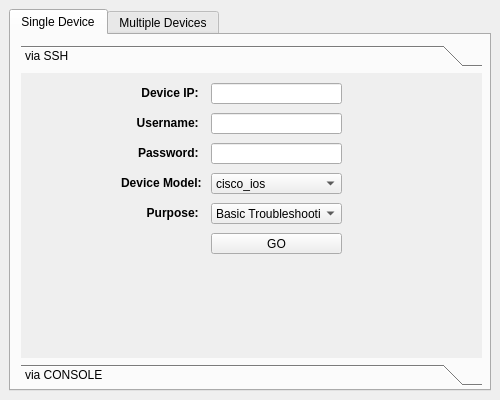
<?xml version="1.0" encoding="UTF-8"?>
<ui version="4.0">
 <class>MainWindow</class>
 <widget class="QMainWindow" name="MainWindow">
  <property name="geometry">
   <rect>
    <x>0</x>
    <y>0</y>
    <width>500</width>
    <height>400</height>
   </rect>
  </property>
  <property name="maximumSize">
   <size>
    <width>500</width>
    <height>400</height>
   </size>
  </property>
  <property name="windowTitle">
   <string>DevMon</string>
  </property>
  <property name="windowIcon">
   <iconset>
    <normaloff>logo.png</normaloff>logo.png</iconset>
  </property>
  <widget class="QWidget" name="centralwidget">
   <layout class="QGridLayout" name="gridLayout">
    <item row="0" column="0">
     <widget class="QTabWidget" name="tabWidget">
      <property name="currentIndex">
       <number>0</number>
      </property>
      <widget class="QWidget" name="single_device_tab">
       <attribute name="title">
        <string>Single Device</string>
       </attribute>
       <widget class="QToolBox" name="single_device_toolbox">
        <property name="geometry">
         <rect>
          <x>10</x>
          <y>10</y>
          <width>461</width>
          <height>341</height>
         </rect>
        </property>
        <property name="currentIndex">
         <number>0</number>
        </property>
        <widget class="QWidget" name="via_ssh_page">
         <property name="geometry">
          <rect>
           <x>0</x>
           <y>0</y>
           <width>461</width>
           <height>297</height>
          </rect>
         </property>
         <attribute name="label">
          <string>via SSH</string>
         </attribute>
         <widget class="QLabel" name="device_ip">
          <property name="geometry">
           <rect>
            <x>100</x>
            <y>10</y>
            <width>81</width>
            <height>21</height>
           </rect>
          </property>
          <property name="text">
           <string>&lt;html&gt;&lt;head/&gt;&lt;body&gt;&lt;p align=&quot;right&quot;&gt;&lt;span style=&quot; font-weight:600;&quot;&gt;Device IP: &lt;/span&gt;&lt;/p&gt;&lt;/body&gt;&lt;/html&gt;</string>
          </property>
          <property name="textFormat">
           <enum>Qt::RichText</enum>
          </property>
         </widget>
         <widget class="QLineEdit" name="device_ip_entry">
          <property name="geometry">
           <rect>
            <x>190</x>
            <y>10</y>
            <width>131</width>
            <height>21</height>
           </rect>
          </property>
         </widget>
         <widget class="QComboBox" name="model_ssh_combobox">
          <property name="geometry">
           <rect>
            <x>190</x>
            <y>100</y>
            <width>131</width>
            <height>21</height>
           </rect>
          </property>
          <item>
           <property name="text">
            <string>cisco_ios</string>
           </property>
          </item>
          <item>
           <property name="text">
            <string>cisco_asa</string>
           </property>
          </item>
          <item>
           <property name="text">
            <string>fortinet</string>
           </property>
          </item>
         </widget>
         <widget class="QLabel" name="username_ssh">
          <property name="geometry">
           <rect>
            <x>100</x>
            <y>40</y>
            <width>81</width>
            <height>21</height>
           </rect>
          </property>
          <property name="layoutDirection">
           <enum>Qt::RightToLeft</enum>
          </property>
          <property name="text">
           <string>&lt;html&gt;&lt;head/&gt;&lt;body&gt;&lt;p align=&quot;right&quot;&gt;&lt;span style=&quot; font-weight:600;&quot;&gt;Username: &lt;/span&gt;&lt;/p&gt;&lt;/body&gt;&lt;/html&gt;</string>
          </property>
          <property name="textFormat">
           <enum>Qt::RichText</enum>
          </property>
         </widget>
         <widget class="QLineEdit" name="username_ssh_entry">
          <property name="geometry">
           <rect>
            <x>190</x>
            <y>40</y>
            <width>131</width>
            <height>21</height>
           </rect>
          </property>
         </widget>
         <widget class="QLineEdit" name="password_ssh_entry">
          <property name="geometry">
           <rect>
            <x>190</x>
            <y>70</y>
            <width>131</width>
            <height>21</height>
           </rect>
          </property>
         </widget>
         <widget class="QLabel" name="password_ssh">
          <property name="geometry">
           <rect>
            <x>100</x>
            <y>70</y>
            <width>81</width>
            <height>21</height>
           </rect>
          </property>
          <property name="layoutDirection">
           <enum>Qt::RightToLeft</enum>
          </property>
          <property name="text">
           <string>&lt;html&gt;&lt;head/&gt;&lt;body&gt;&lt;p align=&quot;right&quot;&gt;&lt;span style=&quot; font-weight:600;&quot;&gt;Password: &lt;/span&gt;&lt;/p&gt;&lt;/body&gt;&lt;/html&gt;</string>
          </property>
          <property name="textFormat">
           <enum>Qt::RichText</enum>
          </property>
         </widget>
         <widget class="QLabel" name="model_ssh">
          <property name="geometry">
           <rect>
            <x>100</x>
            <y>100</y>
            <width>81</width>
            <height>21</height>
           </rect>
          </property>
          <property name="layoutDirection">
           <enum>Qt::RightToLeft</enum>
          </property>
          <property name="text">
           <string>&lt;html&gt;&lt;head/&gt;&lt;body&gt;&lt;p align=&quot;right&quot;&gt;&lt;span style=&quot; font-weight:600;&quot;&gt;Device Model: &lt;/span&gt;&lt;/p&gt;&lt;/body&gt;&lt;/html&gt;</string>
          </property>
          <property name="textFormat">
           <enum>Qt::RichText</enum>
          </property>
         </widget>
         <widget class="QComboBox" name="purpose_ssh_combobox">
          <property name="geometry">
           <rect>
            <x>190</x>
            <y>130</y>
            <width>131</width>
            <height>21</height>
           </rect>
          </property>
          <item>
           <property name="text">
            <string>Basic Troubleshooting</string>
           </property>
          </item>
         </widget>
         <widget class="QLabel" name="purpose_ssh">
          <property name="geometry">
           <rect>
            <x>100</x>
            <y>130</y>
            <width>81</width>
            <height>21</height>
           </rect>
          </property>
          <property name="layoutDirection">
           <enum>Qt::RightToLeft</enum>
          </property>
          <property name="text">
           <string>&lt;html&gt;&lt;head/&gt;&lt;body&gt;&lt;p align=&quot;right&quot;&gt;&lt;span style=&quot; font-weight:600;&quot;&gt;Purpose: &lt;/span&gt;&lt;/p&gt;&lt;/body&gt;&lt;/html&gt;</string>
          </property>
          <property name="textFormat">
           <enum>Qt::RichText</enum>
          </property>
         </widget>
         <widget class="QPushButton" name="go_ssh_button">
          <property name="geometry">
           <rect>
            <x>190</x>
            <y>160</y>
            <width>131</width>
            <height>21</height>
           </rect>
          </property>
          <property name="text">
           <string>GO</string>
          </property>
         </widget>
        </widget>
        <widget class="QWidget" name="via_console_page">
         <property name="geometry">
          <rect>
           <x>0</x>
           <y>0</y>
           <width>461</width>
           <height>297</height>
          </rect>
         </property>
         <attribute name="label">
          <string>via CONSOLE</string>
         </attribute>
         <widget class="QLabel" name="purpose_console">
          <property name="geometry">
           <rect>
            <x>90</x>
            <y>190</y>
            <width>91</width>
            <height>21</height>
           </rect>
          </property>
          <property name="layoutDirection">
           <enum>Qt::RightToLeft</enum>
          </property>
          <property name="text">
           <string>&lt;html&gt;&lt;head/&gt;&lt;body&gt;&lt;p align=&quot;right&quot;&gt;&lt;span style=&quot; font-weight:600;&quot;&gt;Purpose: &lt;/span&gt;&lt;/p&gt;&lt;/body&gt;&lt;/html&gt;</string>
          </property>
          <property name="textFormat">
           <enum>Qt::RichText</enum>
          </property>
         </widget>
         <widget class="QLabel" name="baud_rate">
          <property name="geometry">
           <rect>
            <x>90</x>
            <y>10</y>
            <width>91</width>
            <height>21</height>
           </rect>
          </property>
          <property name="text">
           <string>&lt;html&gt;&lt;head/&gt;&lt;body&gt;&lt;p align=&quot;right&quot;&gt;&lt;span style=&quot; font-weight:600;&quot;&gt;Baud Rate: &lt;/span&gt;&lt;/p&gt;&lt;/body&gt;&lt;/html&gt;</string>
          </property>
          <property name="textFormat">
           <enum>Qt::RichText</enum>
          </property>
         </widget>
         <widget class="QLineEdit" name="username_console_entry">
          <property name="geometry">
           <rect>
            <x>190</x>
            <y>70</y>
            <width>131</width>
            <height>20</height>
           </rect>
          </property>
         </widget>
         <widget class="QLineEdit" name="com_port_console_entry">
          <property name="geometry">
           <rect>
            <x>190</x>
            <y>40</y>
            <width>131</width>
            <height>20</height>
           </rect>
          </property>
         </widget>
         <widget class="QLabel" name="com_port">
          <property name="geometry">
           <rect>
            <x>90</x>
            <y>40</y>
            <width>91</width>
            <height>21</height>
           </rect>
          </property>
          <property name="layoutDirection">
           <enum>Qt::RightToLeft</enum>
          </property>
          <property name="text">
           <string>&lt;html&gt;&lt;head/&gt;&lt;body&gt;&lt;p align=&quot;right&quot;&gt;&lt;span style=&quot; font-weight:600;&quot;&gt;COM Port: &lt;/span&gt;&lt;/p&gt;&lt;/body&gt;&lt;/html&gt;</string>
          </property>
          <property name="textFormat">
           <enum>Qt::RichText</enum>
          </property>
         </widget>
         <widget class="QComboBox" name="model_console_combobox">
          <property name="geometry">
           <rect>
            <x>190</x>
            <y>160</y>
            <width>131</width>
            <height>22</height>
           </rect>
          </property>
          <item>
           <property name="text">
            <string>cisco_ios</string>
           </property>
          </item>
          <item>
           <property name="text">
            <string>cisco_asa</string>
           </property>
          </item>
          <item>
           <property name="text">
            <string>fortinet</string>
           </property>
          </item>
         </widget>
         <widget class="QPushButton" name="go_console_button">
          <property name="geometry">
           <rect>
            <x>190</x>
            <y>220</y>
            <width>131</width>
            <height>21</height>
           </rect>
          </property>
          <property name="text">
           <string>GO</string>
          </property>
         </widget>
         <widget class="QComboBox" name="purpose_console_combobox">
          <property name="geometry">
           <rect>
            <x>190</x>
            <y>190</y>
            <width>131</width>
            <height>22</height>
           </rect>
          </property>
          <item>
           <property name="text">
            <string>Basic Troubleshooting</string>
           </property>
          </item>
         </widget>
         <widget class="QLineEdit" name="baud_rate_console_entry">
          <property name="geometry">
           <rect>
            <x>190</x>
            <y>10</y>
            <width>131</width>
            <height>20</height>
           </rect>
          </property>
         </widget>
         <widget class="QLabel" name="model_console">
          <property name="geometry">
           <rect>
            <x>90</x>
            <y>160</y>
            <width>91</width>
            <height>21</height>
           </rect>
          </property>
          <property name="layoutDirection">
           <enum>Qt::RightToLeft</enum>
          </property>
          <property name="text">
           <string>&lt;html&gt;&lt;head/&gt;&lt;body&gt;&lt;p align=&quot;right&quot;&gt;&lt;span style=&quot; font-weight:600;&quot;&gt;Device Model: &lt;/span&gt;&lt;/p&gt;&lt;/body&gt;&lt;/html&gt;</string>
          </property>
          <property name="textFormat">
           <enum>Qt::RichText</enum>
          </property>
         </widget>
         <widget class="QLabel" name="username_console">
          <property name="geometry">
           <rect>
            <x>90</x>
            <y>70</y>
            <width>91</width>
            <height>21</height>
           </rect>
          </property>
          <property name="layoutDirection">
           <enum>Qt::RightToLeft</enum>
          </property>
          <property name="text">
           <string>&lt;html&gt;&lt;head/&gt;&lt;body&gt;&lt;p align=&quot;right&quot;&gt;&lt;span style=&quot; font-weight:600;&quot;&gt;Username: &lt;/span&gt;&lt;/p&gt;&lt;/body&gt;&lt;/html&gt;</string>
          </property>
          <property name="textFormat">
           <enum>Qt::RichText</enum>
          </property>
         </widget>
         <widget class="QLabel" name="password_console">
          <property name="geometry">
           <rect>
            <x>90</x>
            <y>100</y>
            <width>91</width>
            <height>21</height>
           </rect>
          </property>
          <property name="layoutDirection">
           <enum>Qt::RightToLeft</enum>
          </property>
          <property name="text">
           <string>&lt;html&gt;&lt;head/&gt;&lt;body&gt;&lt;p align=&quot;right&quot;&gt;&lt;span style=&quot; font-weight:600;&quot;&gt;Password: &lt;/span&gt;&lt;/p&gt;&lt;/body&gt;&lt;/html&gt;</string>
          </property>
          <property name="textFormat">
           <enum>Qt::RichText</enum>
          </property>
         </widget>
         <widget class="QLineEdit" name="password_console_entry">
          <property name="geometry">
           <rect>
            <x>190</x>
            <y>100</y>
            <width>131</width>
            <height>20</height>
           </rect>
          </property>
         </widget>
         <widget class="QLineEdit" name="enable_console_entry">
          <property name="geometry">
           <rect>
            <x>190</x>
            <y>130</y>
            <width>131</width>
            <height>20</height>
           </rect>
          </property>
         </widget>
         <widget class="QLabel" name="enable_console">
          <property name="geometry">
           <rect>
            <x>90</x>
            <y>130</y>
            <width>91</width>
            <height>21</height>
           </rect>
          </property>
          <property name="layoutDirection">
           <enum>Qt::RightToLeft</enum>
          </property>
          <property name="text">
           <string>&lt;html&gt;&lt;head/&gt;&lt;body&gt;&lt;p align=&quot;right&quot;&gt;&lt;span style=&quot; font-weight:600;&quot;&gt;Enable Secret: &lt;/span&gt;&lt;/p&gt;&lt;/body&gt;&lt;/html&gt;</string>
          </property>
          <property name="textFormat">
           <enum>Qt::RichText</enum>
          </property>
         </widget>
        </widget>
       </widget>
      </widget>
      <widget class="QWidget" name="multiple_device_tab">
       <attribute name="title">
        <string>Multiple Devices</string>
       </attribute>
       <widget class="QToolBox" name="multiple_device_toolbox">
        <property name="geometry">
         <rect>
          <x>10</x>
          <y>10</y>
          <width>461</width>
          <height>341</height>
         </rect>
        </property>
        <property name="currentIndex">
         <number>1</number>
        </property>
        <widget class="QWidget" name="manual_add_page">
         <property name="geometry">
          <rect>
           <x>0</x>
           <y>0</y>
           <width>98</width>
           <height>28</height>
          </rect>
         </property>
         <attribute name="label">
          <string>Add Devices Manually</string>
         </attribute>
         <widget class="QTableWidget" name="manual_device_table">
          <property name="geometry">
           <rect>
            <x>10</x>
            <y>10</y>
            <width>441</width>
            <height>241</height>
           </rect>
          </property>
          <attribute name="horizontalHeaderShowSortIndicator" stdset="0">
           <bool>false</bool>
          </attribute>
          <row>
           <property name="text">
            <string>1</string>
           </property>
          </row>
          <column>
           <property name="text">
            <string>IP</string>
           </property>
          </column>
          <column>
           <property name="text">
            <string>Username</string>
           </property>
          </column>
          <column>
           <property name="text">
            <string>Password</string>
           </property>
          </column>
          <column>
           <property name="text">
            <string>Device Model</string>
           </property>
          </column>
          <column>
           <property name="text">
            <string>Purpose</string>
           </property>
          </column>
         </widget>
         <widget class="QPushButton" name="add_row_button">
          <property name="geometry">
           <rect>
            <x>10</x>
            <y>260</y>
            <width>21</width>
            <height>21</height>
           </rect>
          </property>
          <property name="text">
           <string>+</string>
          </property>
         </widget>
         <widget class="QPushButton" name="delete_row_button">
          <property name="geometry">
           <rect>
            <x>40</x>
            <y>260</y>
            <width>21</width>
            <height>21</height>
           </rect>
          </property>
          <property name="text">
           <string>-</string>
          </property>
         </widget>
         <widget class="QPushButton" name="go_manual_button">
          <property name="geometry">
           <rect>
            <x>390</x>
            <y>260</y>
            <width>61</width>
            <height>21</height>
           </rect>
          </property>
          <property name="text">
           <string>GO</string>
          </property>
         </widget>
        </widget>
        <widget class="QWidget" name="file_add_page">
         <property name="geometry">
          <rect>
           <x>0</x>
           <y>0</y>
           <width>461</width>
           <height>297</height>
          </rect>
         </property>
         <attribute name="label">
          <string>Import Devices from a File</string>
         </attribute>
         <widget class="QPushButton" name="go_file_button">
          <property name="geometry">
           <rect>
            <x>390</x>
            <y>10</y>
            <width>61</width>
            <height>21</height>
           </rect>
          </property>
          <property name="text">
           <string>GO</string>
          </property>
         </widget>
         <widget class="QPushButton" name="get_file_button">
          <property name="geometry">
           <rect>
            <x>10</x>
            <y>10</y>
            <width>371</width>
            <height>21</height>
           </rect>
          </property>
          <property name="text">
           <string>Select a File</string>
          </property>
         </widget>
        </widget>
       </widget>
      </widget>
     </widget>
    </item>
   </layout>
  </widget>
 </widget>
 <resources/>
 <connections/>
</ui>
